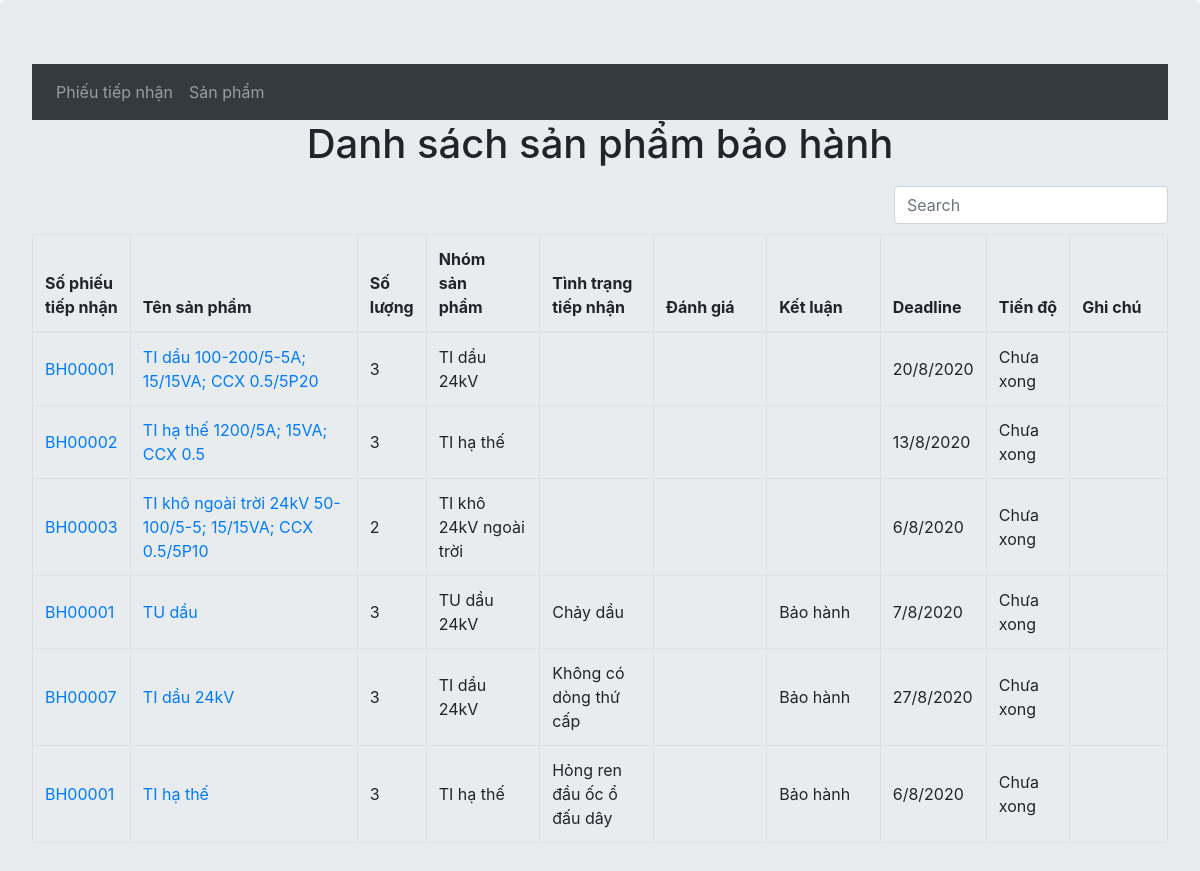
The app's page /warranty/items, older data.
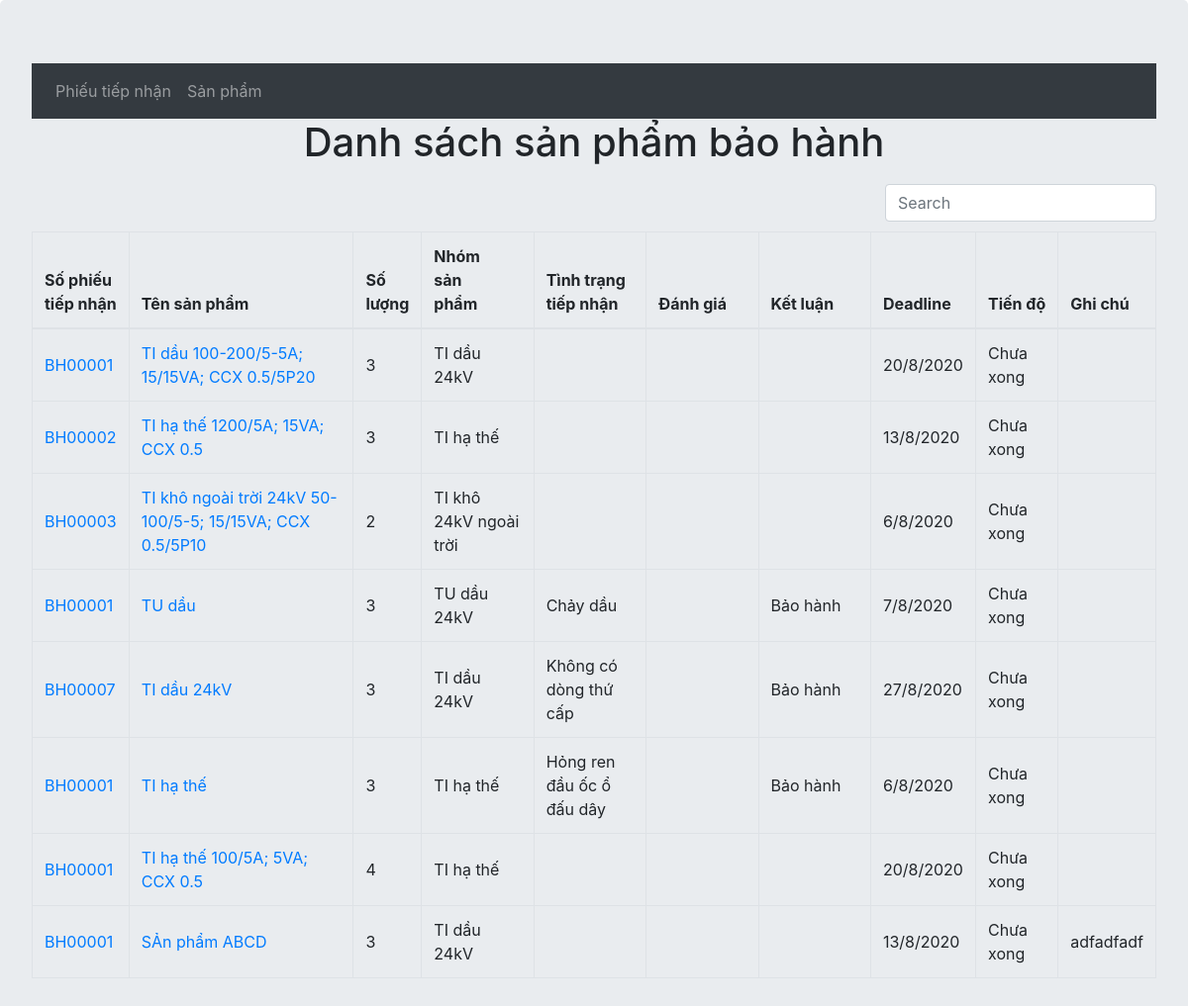
The same page, newer data.
### warranty/models.py (models this page shows, shortened)
class Item(models.Model):
    group = [
        ("TIDAU24", "TI dầu 24kV"),
        ("TUDAU24","TU dầu 24kV"),
        ("TIKHO24I", "TI khô 24kV trong nhà"),
        ("TIKHO24O", "TI khô 24kV ngoài trời"),
        ("TIHT", "TI hạ thế"),
    ]
    noteNumber = models.ForeignKey(Note, on_delete=models.CASCADE, related_name="item", verbose_name="Phiếu tiếp nhận")
    itemName = models.CharField(max_length=60, verbose_name="Tên sản phẩm")
    quantity = models.IntegerField(null=False, verbose_name="Số lượng")
    itemGroup = models.CharField(max_length=10, choices=group, verbose_name="Nhóm sản phẩm")
    status = models.CharField(max_length=128, blank=True, verbose_name="Tình trạng tiếp nhận")
    check = models.CharField(max_length=128, blank=True, verbose_name="Đánh giá")
    conclude = models.CharField(max_length=128, blank=True, verbose_name="Kết luận")
    deadline = models.DateField(verbose_name="Deadline")
    note = models.TextField(blank=True)
    done = models.BooleanField(choices=[(True, "Xong"), (False, "Chưa xong")], default=False)

class Note(models.Model):
    noteNumber = models.CharField(max_length=10, unique=True,error_messages={'unique':"Số phiếu này đã có"}, verbose_name="Số phiếu")
    customers = models.CharField(max_length=50, null=False, verbose_name="Khách hàng")
    receiveDay = models.DateField(null=False, verbose_name="Ngày tiếp nhận")
    note = models.TextField(blank=True, verbose_name="Ghi chú")

### warranty/views.py (the view)
# urls.py: path('items', views.ItemListView.as_view(), name = 'items'),
class ItemListView(generic.ListView):
    model = Item

### warranty/templates/warranty/item_list.html (shortened to what this page needs)
{% extends 'warranty/layout.html'%}
{% block content %}
        {% if item_list %}
        <h1 class="text-center">Danh sách sản phẩm bảo hành</h1>
        <table data-toggle="table" data-search="true" data-resizable="true">
            <thead>
                <tr>
                    <th data-width="5" data-width-unit="%">Số phiếu<br>tiếp nhận</th>
                    <th data-width="20" data-width-unit="%">Tên sản phẩm</th>
                    <th data-width="5" data-width-unit="%">Số<br>lượng</th>
                    <th data-width="10" data-width-unit="%">Nhóm<br>sản<br>phẩm</th>
                    <th data-width="10" data-width-unit="%">Tình trạng<br>tiếp nhận</th>
                    <th data-width="10" data-width-unit="%">Đánh giá</th>
                    <th data-width="10" data-width-unit="%">Kết luận</th>
                    <th data-width="5" data-width-unit="%">Deadline</th>
                    <th data-width="5" data-width-unit="%">Tiến độ</th>
                    <th data-width="20" data-width-unit="%">Ghi chú</th>
                </tr>
            </thead>
            <tbody>
                {% for item in item_list %}
                <tr>
                    <td>
                        <a href="{% url 'warranty:note_detail' item.noteNumber.id %}">{{ item.noteNumber.noteNumber }}</a></td>
                    <td><a href="{% url 'warranty:item_edit' item.id %}">{{ item.itemName }}</a></td>
                    <td>{{ item.quantity }}</td>
                    <td>{{ item.get_itemGroup_display }}</td>
                    <td>{{ item.status }}</td>
                    <td>{{ item.check }}</td>
                    <td>{{ item.conclude }}</td>
                    <td>{{ item.deadline|date:"j/n/Y" }}</td>
                    <td>{{ item.get_done_display }}</td>
                    <td>{{ item.note }}</td>
                </tr>
                {% endfor %}
            </tbody>
        </table>
        {% else %}
        <div class="text-center">Chưa có phiếu tiếp nhận nào</div>
        {% endif %}
{% endblock %}

Row changes from the older to the newer data that the page shows:
added Item: noteNumber.noteNumber "BH00001", itemName "TI hạ thế 100/5A; 5VA; CCX 0.5", quantity "4", itemGroup "TI hạ thế", deadline "20/8/2020", done "Chưa xong"
added Item: noteNumber.noteNumber "BH00001", itemName "SẢn phẩm ABCD", quantity "3", itemGroup "TI dầu 24kV", deadline "13/8/2020", done "Chưa xong", note "adfadfadf"
